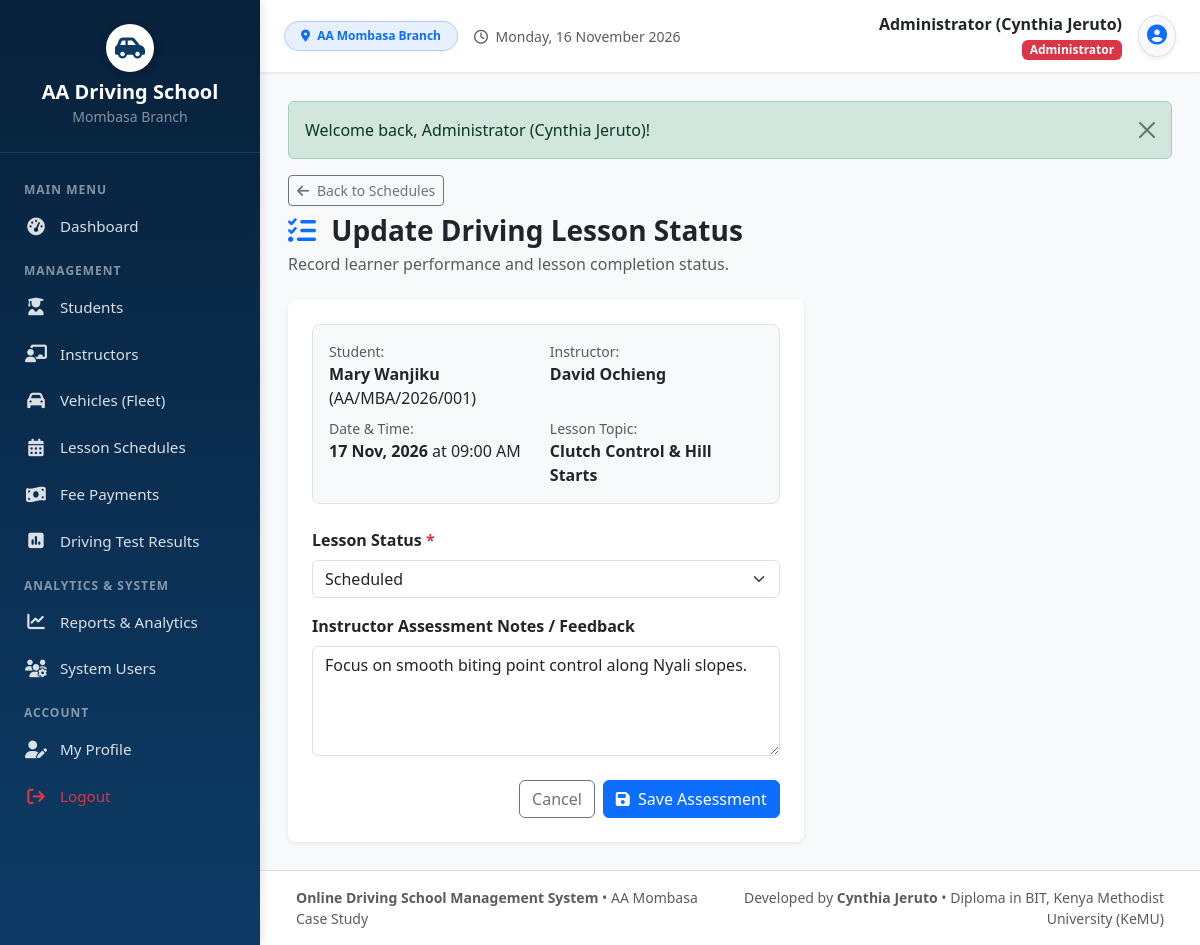
The app's page /schedule_status.php?id=1 (signed in) with its own data.
### tables this page shows
CREATE TABLE `lesson_schedules` (
  `schedule_id` INT(11) NOT NULL AUTO_INCREMENT,
  `student_id` INT(11) NOT NULL,
  `instructor_id` INT(11) NOT NULL,
  `vehicle_id` INT(11) DEFAULT NULL,
  `lesson_topic` VARCHAR(150) NOT NULL DEFAULT 'Basic Controls & Steering',
  `lesson_date` DATE NOT NULL,
  `lesson_time` TIME NOT NULL,
  `duration_minutes` INT(11) NOT NULL DEFAULT 60,
  `status` ENUM('Scheduled', 'In Progress', 'Completed', 'Cancelled', 'No Show') NOT NULL DEFAULT 'Scheduled',
  `instructor_notes` TEXT DEFAULT NULL,
  `created_at` TIMESTAMP NOT NULL DEFAULT CURRENT_TIMESTAMP,
  PRIMARY KEY (`schedule_id`),
  KEY `fk_schedule_student` (`student_id`),
  KEY `fk_schedule_instructor` (`instructor_id`),
  KEY `fk_schedule_vehicle` (`vehicle_id`),
  CONSTRAINT `fk_schedule_student` FOREIGN KEY (`student_id`) REFERENCES `students` (`student_id`) ON DELETE CASCADE,
  CONSTRAINT `fk_schedule_instructor` FOREIGN KEY (`instructor_id`) REFERENCES `instructors` (`instructor_id`) ON DELETE CASCADE,
  CONSTRAINT `fk_schedule_vehicle` FOREIGN KEY (`vehicle_id`) REFERENCES `vehicles` (`vehicle_id`) ON DELETE SET NULL
);

CREATE TABLE `students` (
  `student_id` INT(11) NOT NULL AUTO_INCREMENT,
  `user_id` INT(11) DEFAULT NULL,
  `student_reg_no` VARCHAR(30) NOT NULL UNIQUE,
  `full_name` VARCHAR(100) NOT NULL,
  `gender` ENUM('Male', 'Female', 'Other') NOT NULL,
  `date_of_birth` DATE DEFAULT NULL,
  `phone` VARCHAR(20) NOT NULL,
  `email` VARCHAR(100) DEFAULT NULL,
  `national_id` VARCHAR(30) DEFAULT NULL,
  `address` VARCHAR(255) DEFAULT 'Mombasa',
  `course_category` VARCHAR(100) NOT NULL DEFAULT 'Category B (Light Vehicle - Manual)',
  `course_fee` DECIMAL(10,2) NOT NULL DEFAULT 15000.00,
  `registration_date` DATE NOT NULL,
  `status` ENUM('Enrolled', 'In Training', 'Test Ready', 'Completed', 'Dropped') NOT NULL DEFAULT 'Enrolled',
  `created_at` TIMESTAMP NOT NULL DEFAULT CURRENT_TIMESTAMP,
  PRIMARY KEY (`student_id`),
  KEY `fk_student_user` (`user_id`),
  CONSTRAINT `fk_student_user` FOREIGN KEY (`user_id`) REFERENCES `users` (`user_id`) ON DELETE SET NULL
);

CREATE TABLE `instructors` (
  `instructor_id` INT(11) NOT NULL AUTO_INCREMENT,
  `user_id` INT(11) DEFAULT NULL,
  `instructor_no` VARCHAR(20) NOT NULL UNIQUE,
  `full_name` VARCHAR(100) NOT NULL,
  `gender` ENUM('Male', 'Female', 'Other') NOT NULL,
  `phone` VARCHAR(20) NOT NULL,
  `email` VARCHAR(100) NOT NULL,
  `license_no` VARCHAR(50) NOT NULL,
  `license_expiry` DATE DEFAULT NULL,
  `specialization` VARCHAR(100) DEFAULT 'Manual & Automatic Light Vehicles',
  `address` VARCHAR(255) DEFAULT 'Mombasa, Kenya',
  `status` ENUM('Active', 'On Leave', 'Inactive') NOT NULL DEFAULT 'Active',
  `created_at` TIMESTAMP NOT NULL DEFAULT CURRENT_TIMESTAMP,
  PRIMARY KEY (`instructor_id`),
  KEY `fk_instructor_user` (`user_id`),
  CONSTRAINT `fk_instructor_user` FOREIGN KEY (`user_id`) REFERENCES `users` (`user_id`) ON DELETE SET NULL
);

### schedule_status.php (the view, shortened to what this page needs)
<?php
require_once __DIR__ . '/includes/header.php';
$scheduleId = (int)($_GET['id'] ?? 0);
$stmt = $pdo->prepare("
    SELECT ls.*, s.full_name AS student_name, s.student_reg_no, i.full_name AS instructor_name, v.reg_no AS vehicle_reg
    FROM lesson_schedules ls
    JOIN students s ON ls.student_id = s.student_id
    JOIN instructors i ON ls.instructor_id = i.instructor_id
    LEFT JOIN vehicles v ON ls.vehicle_id = v.vehicle_id
    WHERE ls.schedule_id = ?
");
$stmt->execute([$scheduleId]);
$schedule = $stmt->fetch();
?>
<div class="mb-4">
    <a href="schedules.php" class="btn btn-outline-secondary btn-sm mb-2"><i class="fa-solid fa-arrow-left me-1"></i> Back to Schedules</a>
    <h3 class="fw-bold mb-1 text-dark"><i class="fa-solid fa-list-check text-primary me-2"></i> Update Driving Lesson Status</h3>
    <p class="text-muted mb-0">Record learner performance and lesson completion status.</p>
</div>
<div class="card border-0 shadow-sm rounded-3 col-lg-7">
    <div class="card-body p-4">
        <div class="bg-light p-3 rounded-3 mb-4 border">
            <div class="row g-2">
                <div class="col-sm-6">
                    <small class="text-muted d-block">Student:</small>
                    <strong><?= htmlspecialchars($schedule['student_name']) ?></strong> (<?= htmlspecialchars($schedule['student_reg_no']) ?>)
                </div>
                <div class="col-sm-6">
                    <small class="text-muted d-block">Instructor:</small>
                    <strong><?= htmlspecialchars($schedule['instructor_name']) ?></strong>
                </div>
                <div class="col-sm-6">
                    <small class="text-muted d-block">Date & Time:</small>
                    <strong><?= format_date($schedule['lesson_date']) ?></strong> at <?= date('h:i A', strtotime($schedule['lesson_time'])) ?>
                </div>
                <div class="col-sm-6">
                    <small class="text-muted d-block">Lesson Topic:</small>
                    <strong><?= htmlspecialchars($schedule['lesson_topic']) ?></strong>
                </div>
            </div>
        </div>
        <form method="POST" action="schedule_status.php?id=<?= $scheduleId ?>">
            <div class="mb-3">
                <label class="form-label fw-semibold">Lesson Status <span class="text-danger">*</span></label>
                <select name="status" class="form-select" required>
                    <option value="Scheduled" <?= ($schedule['status'] === 'Scheduled') ? 'selected' : '' ?>>Scheduled</option>
                </select>
            </div>
            <div class="mb-4">
                <label class="form-label fw-semibold">Instructor Assessment Notes / Feedback</label>
                <textarea name="instructor_notes" class="form-control" rows="4" placeholder="Detail learner vehicle handling, mirror checks, clutch control, lane discipline, or areas needing more practice..."><?= htmlspecialchars($schedule['instructor_notes'] ?? '') ?></textarea>
            </div>
            <div class="d-flex justify-content-end gap-2">
                <a href="schedules.php" class="btn btn-outline-secondary">Cancel</a>
                <button type="submit" class="btn btn-primary"><i class="fa-solid fa-save me-1"></i> Save Assessment</button>
            </div>
        </form>
    </div>
</div>
<?php require_once __DIR__ . '/includes/footer.php'; ?>

### assets/css/style.css (style rules this page uses)
:root { --primary-color: #0d3b66; --primary-dark: #07213a; --primary-light: #185a9d; --accent-color: #f4a261; --accent-hover: #e76f51; --bg-light: #f8f9fa; --sidebar-width: 260px; --text-dark: #2b2d42; --card-shadow: 0 4px 12px rgba(0, 0, 0, 0.05); }
body { font-family: 'Segoe UI', system-ui, -apple-system, sans-serif; background-color: var(--bg-light); color: var(--text-dark); min-height: 100vh; }

### records on screen
lesson_schedules: student.full_name "Mary Wanjiku", student.student_reg_no "AA/MBA/2026/001", instructor.full_name "David Ochieng", lesson_date "17 Nov, 2026", lesson_time "09:00 AM", lesson_topic "Clutch Control & Hill Starts", status "Scheduled", instructor_notes "Focus on smooth biting point control along Nyali slopes."

### other values on screen
$_SESSION['full_name'] "Administrator (Cynthia Jeruto)"
$_SESSION['role'] "Administrator"
$flash['message'] "Welcome back, Administrator (Cynthia Jeruto)!"
